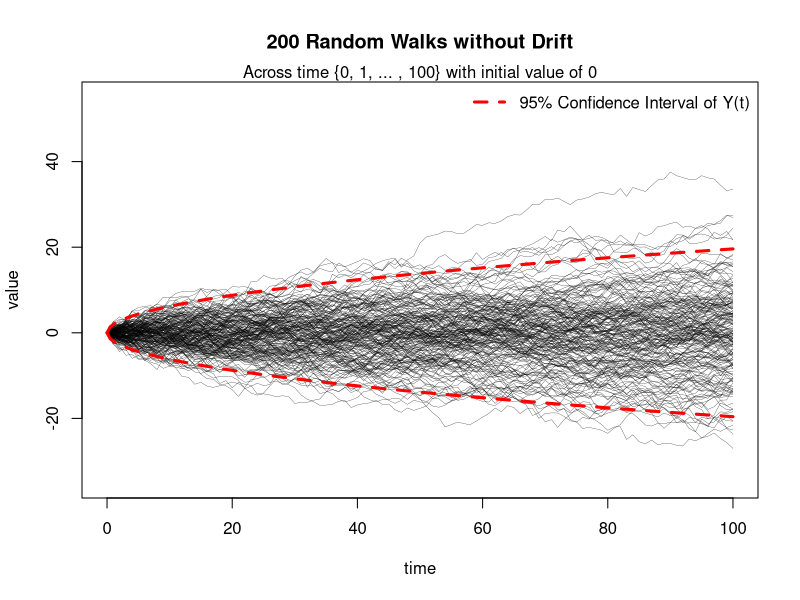

This chart was generated by the following R code:
# https://www.r-bloggers.com/a-plot-of-250-random-walks/

# Generate k random walks (no drift) across time {0, 1, ... , T}
T <- 100 # time periods
k <- 200 # number of series
initial.value <- 0
GetRandomWalk <- function() {
  # Add a standard normal at each step
  initial.value + c(0, cumsum(rnorm(T)))
}
# Matrix of random walks
values <- replicate(k, GetRandomWalk())
# Create an empty plot
plot(0:T, rep(NA, T + 1), main=sprintf("%s Random Walks without Drift", k),
     xlab="time", ylab="value",
     ylim=10 + 4.5 * c(-1, 1) * sqrt(T))
mtext(sprintf("%s%s} with initial value of %s",
              "Across time {0, 1, ... , ", T, initial.value))
for (i in 1:k) {
  lines(0:T, values[ , i], lwd=0.25)
}

# Plot theoretical confidence intervals of Yt
# mean(Yt) = 0, variance(Yt) = t * sigma^2
for (sign in c(-1, 1)) {
  curve(initial.value + sign * 1.96 * sqrt(x), from=0, to=T,
        n=2*T, col="red", lty=2, lwd=3, add=TRUE)
}
legend("topright", "95% Confidence Interval of Y(t)",
       bty="n", lwd=3, lty=2, col="red")
